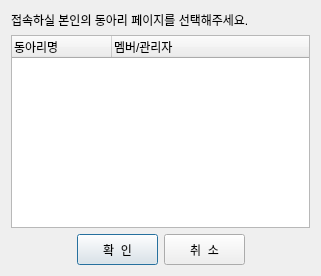
<?xml version="1.0" encoding="UTF-8"?>
<ui version="4.0">
 <class>SelectMyCircleDialog</class>
 <widget class="QDialog" name="SelectMyCircleDialog">
  <property name="geometry">
   <rect>
    <x>0</x>
    <y>0</y>
    <width>321</width>
    <height>276</height>
   </rect>
  </property>
  <property name="minimumSize">
   <size>
    <width>321</width>
    <height>243</height>
   </size>
  </property>
  <property name="windowTitle">
   <string>NSUCircle - 나의 동아리</string>
  </property>
  <layout class="QGridLayout" name="gridLayout">
   <item row="0" column="0">
    <layout class="QVBoxLayout" name="verticalLayout">
     <item>
      <widget class="QLabel" name="label">
       <property name="styleSheet">
        <string notr="true">font: 12pt &quot;나눔바른고딕&quot;;</string>
       </property>
       <property name="text">
        <string>접속하실 본인의 동아리 페이지를 선택해주세요.</string>
       </property>
      </widget>
     </item>
     <item>
      <widget class="QTreeWidget" name="circleListWidget">
       <column>
        <property name="text">
         <string>동아리명</string>
        </property>
       </column>
       <column>
        <property name="text">
         <string>멤버/관리자</string>
        </property>
       </column>
      </widget>
     </item>
     <item>
      <layout class="QHBoxLayout" name="horizontalLayout">
       <item>
        <spacer name="horizontalSpacer">
         <property name="orientation">
          <enum>Qt::Horizontal</enum>
         </property>
         <property name="sizeHint" stdset="0">
          <size>
           <width>58</width>
           <height>20</height>
          </size>
         </property>
        </spacer>
       </item>
       <item>
        <widget class="QPushButton" name="okButton">
         <property name="minimumSize">
          <size>
           <width>81</width>
           <height>31</height>
          </size>
         </property>
         <property name="maximumSize">
          <size>
           <width>81</width>
           <height>31</height>
          </size>
         </property>
         <property name="styleSheet">
          <string notr="true">font: 10pt &quot;나눔바른고딕&quot;;</string>
         </property>
         <property name="text">
          <string>확  인</string>
         </property>
        </widget>
       </item>
       <item>
        <widget class="QPushButton" name="calcelButton">
         <property name="minimumSize">
          <size>
           <width>81</width>
           <height>31</height>
          </size>
         </property>
         <property name="maximumSize">
          <size>
           <width>81</width>
           <height>31</height>
          </size>
         </property>
         <property name="styleSheet">
          <string notr="true">font: 10pt &quot;나눔바른고딕&quot;;</string>
         </property>
         <property name="text">
          <string>취  소</string>
         </property>
        </widget>
       </item>
       <item>
        <spacer name="horizontalSpacer_2">
         <property name="orientation">
          <enum>Qt::Horizontal</enum>
         </property>
         <property name="sizeHint" stdset="0">
          <size>
           <width>58</width>
           <height>20</height>
          </size>
         </property>
        </spacer>
       </item>
      </layout>
     </item>
    </layout>
   </item>
  </layout>
 </widget>
 <resources/>
 <connections/>
</ui>
